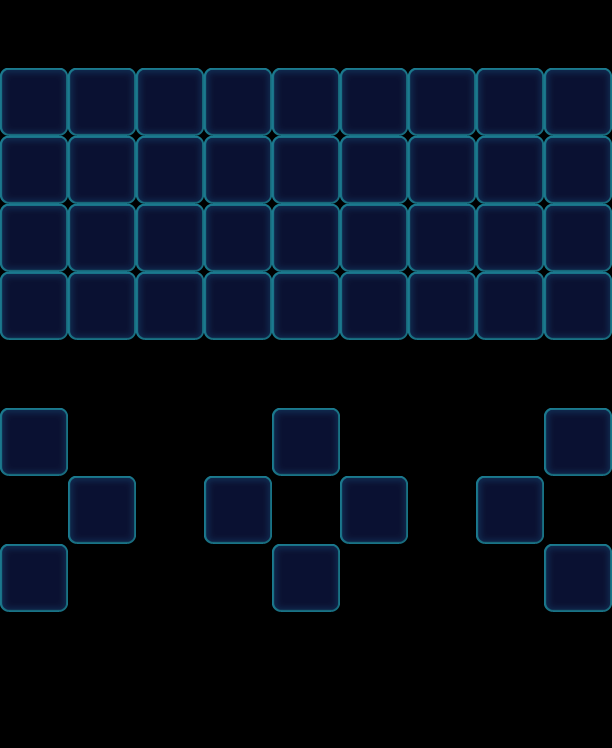

This game map was drawn from its Tiled (.tmx) file and the tilesets committed beside it. A one-line description and the trimmed map source follow:
An orthogonal 9x11 tile map with 68x68 px tiles, 1 tile layer (Valid), 2 tilesets and 49 objects (19x Factory_Normal, 10x Floor, 10x Monster, 10x Lock).

<map version="1.0" orientation="orthogonal" width="9" height="11" tilewidth="68" tileheight="68">
 <tileset firstgid="1" name="game_grid1" tilewidth="68" tileheight="68">
  <image source="game_grid1.png" width="68" height="68" />
 </tileset>
 <tileset firstgid="2" name="map" tilewidth="68" tileheight="68">
  <image source="map.png" width="1024" height="1024" />
 </tileset>
 <layer name="Valid" width="9" height="11">
  <data>[99 cells, 46 non-empty, 1 distinct tile ids]</data>
 </layer>
 <objectgroup name="BottomObj" width="9" height="11">
  <object name="Jelly2" type="Floor" gid="33" x="0" y="476">
   <properties>
    <property name="Layers" value="2" />
   </properties>
  </object>
  <object name="Jelly2" type="Floor" gid="33" x="0" y="612">
   <properties>
    <property name="Layers" value="2" />
   </properties>
  </object>
  <object name="Jelly2" type="Floor" gid="33" x="340" y="544">
   <properties>
    <property name="Layers" value="2" />
   </properties>
  </object>
  <object name="Jelly2" type="Floor" gid="33" x="204" y="544">
   <properties>
    <property name="Layers" value="2" />
   </properties>
  </object>
  <object name="Jelly2" type="Floor" gid="33" x="272" y="612">
   <properties>
    <property name="Layers" value="2" />
   </properties>
  </object>
  <object name="Jelly2" type="Floor" gid="33" x="272" y="476">
   <properties>
    <property name="Layers" value="2" />
   </properties>
  </object>
  <object name="Jelly2" type="Floor" gid="33" x="544" y="612">
   <properties>
    <property name="Layers" value="2" />
   </properties>
  </object>
  <object name="Jelly2" type="Floor" gid="33" x="544" y="476">
   <properties>
    <property name="Layers" value="2" />
   </properties>
  </object>
  <object name="Jelly2" type="Floor" gid="33" x="68" y="544">
   <properties>
    <property name="Layers" value="2" />
   </properties>
  </object>
  <object name="Jelly2" type="Floor" gid="33" x="476" y="544">
   <properties>
    <property name="Layers" value="2" />
   </properties>
  </object>
 </objectgroup>
 <objectgroup name="MiddleObj" width="9" height="11">
  <object name="Monster" type="Monster" gid="3" x="544" y="476">
   <properties>
    <property name="Color" value="Green" />
   </properties>
  </object>
  <object name="Monster" type="Monster" gid="3" x="544" y="612">
   <properties>
    <property name="Color" value="Green" />
   </properties>
  </object>
  <object name="Monster" type="Monster" gid="3" x="340" y="544">
   <properties>
    <property name="Color" value="Green" />
   </properties>
  </object>
  <object name="Monster" type="Monster" gid="3" x="0" y="612">
   <properties>
    <property name="Color" value="Green" />
   </properties>
  </object>
  <object name="Monster" type="Monster" gid="18" x="204" y="544">
   <properties>
    <property name="Color" value="Pink" />
   </properties>
  </object>
  <object name="Monster" type="Monster" gid="2" x="272" y="476">
   <properties>
    <property name="Color" value="Blue" />
   </properties>
  </object>
  <object name="Monster" type="Monster" gid="19" x="68" y="544">
   <properties>
    <property name="Color" value="Yellow" />
   </properties>
  </object>
  <object name="Monster" type="Monster" gid="19" x="272" y="612">
   <properties>
    <property name="Color" value="Yellow" />
   </properties>
  </object>
  <object name="Monster" type="Monster" gid="19" x="476" y="544">
   <properties>
    <property name="Color" value="Yellow" />
   </properties>
  </object>
  <object name="Monster" type="Monster" gid="17" x="0" y="476">
   <properties>
    <property name="Color" value="Purple" />
   </properties>
  </object>
 </objectgroup>
 <objectgroup color="#000000" name="TopObj" width="9" height="11">
  <object name="Lock" type="Lock" gid="49" x="0" y="476">
   <properties>
    <property name="Layers" value="1" />
   </properties>
  </object>
  <object name="Lock" type="Lock" gid="49" x="68" y="544">
   <properties>
    <property name="Layers" value="1" />
   </properties>
  </object>
  <object name="Lock" type="Lock" gid="49" x="0" y="612">
   <properties>
    <property name="Layers" value="1" />
   </properties>
  </object>
  <object name="Lock" type="Lock" gid="49" x="544" y="476">
   <properties>
    <property name="Layers" value="1" />
   </properties>
  </object>
  <object name="Lock" type="Lock" gid="49" x="476" y="544">
   <properties>
    <property name="Layers" value="1" />
   </properties>
  </object>
  <object name="Lock" type="Lock" gid="49" x="544" y="612">
   <properties>
    <property name="Layers" value="1" />
   </properties>
  </object>
  <object name="10" type="Factory_Normal" x="544" y="340" width="68" height="68">
   <properties>
    <property name="FactoryColorsConfig" value="Blue,Green,Yellow,Pink" />
   </properties>
  </object>
  <object name="10" type="Factory_Normal" x="0" y="0" width="68" height="68">
   <properties>
    <property name="FactoryColorsConfig" value="Blue,Green,Yellow,Pink" />
   </properties>
  </object>
  <object name="10" type="Factory_Normal" x="68" y="0" width="68" height="68">
   <properties>
    <property name="FactoryColorsConfig" value="Blue,Green,Yellow,Pink" />
   </properties>
  </object>
  <object name="10" type="Factory_Normal" x="136" y="0" width="68" height="68">
   <properties>
    <property name="FactoryColorsConfig" value="Blue,Green,Yellow,Pink" />
   </properties>
  </object>
  <object name="10" type="Factory_Normal" x="204" y="0" width="68" height="68">
   <properties>
    <property name="FactoryColorsConfig" value="Blue,Green,Yellow,Pink" />
   </properties>
  </object>
  <object name="10" type="Factory_Normal" x="272" y="0" width="68" height="68">
   <properties>
    <property name="FactoryColorsConfig" value="Blue,Green,Yellow,Pink" />
   </properties>
  </object>
  <object name="10" type="Factory_Normal" x="476" y="0" width="68" height="68">
   <properties>
    <property name="FactoryColorsConfig" value="Blue,Green,Yellow,Pink" />
   </properties>
  </object>
  <object name="10" type="Factory_Normal" x="408" y="0" width="68" height="68">
   <properties>
    <property name="FactoryColorsConfig" value="Blue,Green,Yellow,Pink" />
   </properties>
  </object>
  <object name="10" type="Factory_Normal" x="340" y="0" width="68" height="68">
   <properties>
    <property name="FactoryColorsConfig" value="Blue,Green,Yellow,Pink" />
   </properties>
  </object>
  <object name="10" type="Factory_Normal" x="544" y="0" width="68" height="68">
   <properties>
    <property name="FactoryColorsConfig" value="Blue,Green,Yellow,Pink" />
   </properties>
  </object>
  <object name="10" type="Factory_Normal" x="340" y="408" width="68" height="68">
   <properties>
    <property name="FactoryColorsConfig" value="Blue,Green,Yellow,Pink" />
   </properties>
  </object>
  <object name="10" type="Factory_Normal" x="272" y="340" width="68" height="68">
   <properties>
    <property name="FactoryColorsConfig" value="Blue,Green,Yellow,Pink" />
   </properties>
  </object>
  <object name="10" type="Factory_Normal" x="204" y="408" width="68" height="68">
   <properties>
    <property name="FactoryColorsConfig" value="Blue,Green,Yellow,Pink" />
   </properties>
  </object>
  <object name="10" type="Factory_Normal" x="272" y="476" width="68" height="68">
   <properties>
    <property name="FactoryColorsConfig" value="Blue,Green,Yellow,Pink" />
   </properties>
  </object>
  </objectgroup>
 <objectgroup color="#0000ff" name="CeilObj" width="9" height="11" visible="0" />
</map>
<!-- 9 of 49 objects omitted -->
